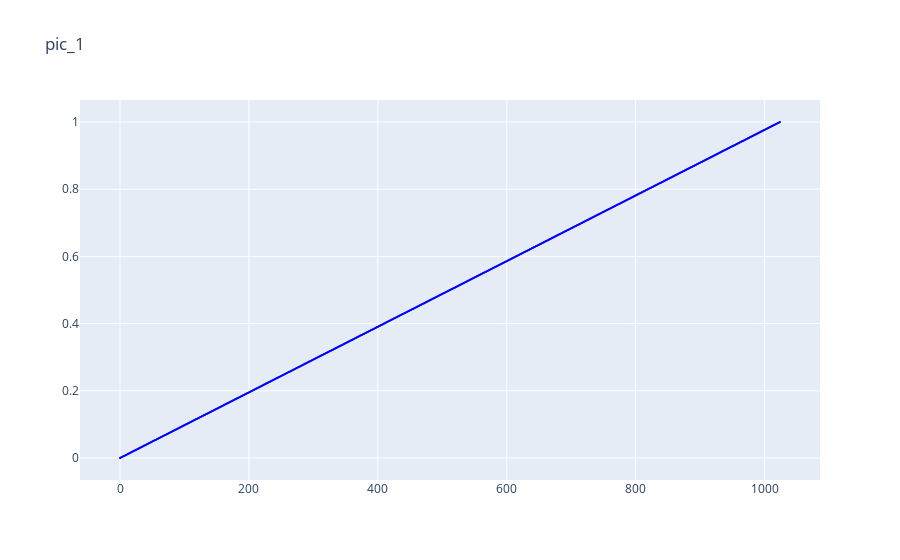

Notebook cell for this chart:
### Markdown cell above
Построим график зависимости $P_{(0)}$ от числа «хороших» комбинаций $n$ при условии, что число итераций $j = 1$:

### Code cell
q = 10

N = 2 ** q

j = 1

R = []
for n in [0, 1, *list(range(1, N, 1)), N]:
    p = 1 - get_P_of_0(j, n, N)
    R.append((n, p))

show(data = [[[(x[0], x[1]) for x in R], 'blue', 1]], title = 'pic_1', marker_size=2)

### Figure 1 — Plotly figure (JSON) as saved in the notebook; plotly's stock layout.template omitted (floating-point values rounded to 4 significant figures; data arrays with more than 128 entries replaced by an {"elided": "..."} marker saying what was removed)
{"data": [{"marker": {"color": "blue", "size": 2}, "mode": "markers", "opacity": 1, "type": "scatter", "x": {"elided": "1026 int values"}, "y": {"elided": "1026 float values"}}], "layout": {"title": {"text": "pic_1"}, "xaxis": {"zeroline": false}, "yaxis": {"zeroline": false}}}
